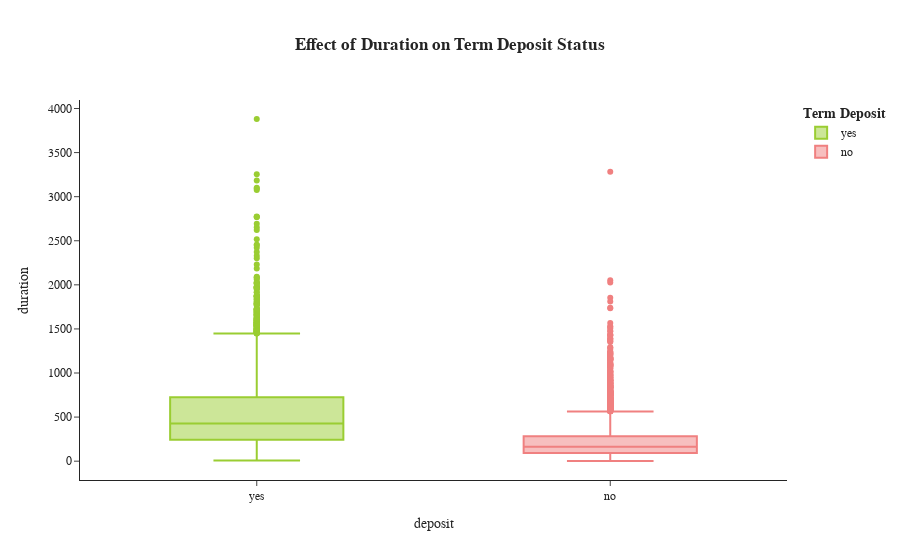

The notebook cell this image was saved under:
### Markdown cell above
Insight📊:

- The median duration of the clients who subscribed for the term deposit is 426.
- The median duration of the clients who are not subscribed for the term deposit is 163.
- It is clear, that the duration is highly affecting the target variable.

### Code cell
fig=px.box(df,x='deposit',y='duration',color='deposit',template='simple_white',color_discrete_sequence=['YellowGreen','LightCoral'],title='<b>Effect of Duration on Term Deposit Status')
fig.update_layout(title_x=0.5,font_family="Times New Roman",legend_title_text="<b>Term Deposit")
fig.show()

fig.show(renderer='colab')

### Figure 1 — Plotly figure (JSON) as saved in the notebook; plotly's stock layout.template omitted (floating-point values rounded to 4 significant figures; data arrays with more than 128 entries replaced by an {"elided": "..."} marker saying what was removed)
{"data": [{"alignmentgroup": "True", "hovertemplate": "deposit=%{x}<br>duration=%{y}<extra></extra>", "legendgroup": "yes", "marker": {"color": "YellowGreen"}, "name": "yes", "notched": false, "offsetgroup": "yes", "orientation": "v", "showlegend": true, "x": {"elided": "5255 str values"}, "x0": " ", "xaxis": "x", "y": {"elided": "5255 int values"}, "y0": " ", "yaxis": "y", "type": "box"}, {"alignmentgroup": "True", "hovertemplate": "deposit=%{x}<br>duration=%{y}<extra></extra>", "legendgroup": "no", "marker": {"color": "LightCoral"}, "name": "no", "notched": false, "offsetgroup": "no", "orientation": "v", "showlegend": true, "x": {"elided": "5837 str values"}, "x0": " ", "xaxis": "x", "y": {"elided": "5837 int values"}, "y0": " ", "yaxis": "y", "type": "box"}], "layout": {"xaxis": {"anchor": "y", "domain": [0, 1], "title": {"text": "deposit"}, "categoryorder": "array", "categoryarray": ["yes", "no"]}, "yaxis": {"anchor": "x", "domain": [0, 1], "title": {"text": "duration"}}, "legend": {"title": {"text": "<b>Term Deposit"}, "tracegroupgap": 0}, "title": {"text": "<b>Effect of Duration on Term Deposit Status", "x": 0.5}, "boxmode": "overlay", "font": {"family": "Times New Roman"}}}
